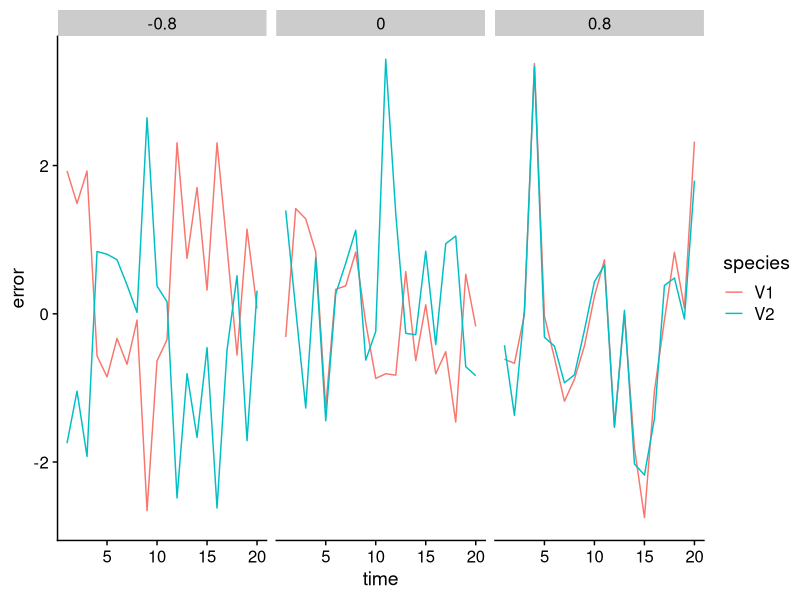

The R source for this figure: (Note: this script raises an error after producing the figure.)
############################################
#  Test environmental correlated response  #
############################################

library(tidyverse)
library(cowplot)

sdt_e <- 1
rho <- 1

# From
# Ripa & Ives (2003): https://www.sciencedirect.com/science/article/pii/S0040580903000893 
# Vasseur & Fox (2007): http://doi.wiley.com/10.1111/j.1461-0248.2007.01099.x
# Gouhier et al. (2010): https://www.journals.uchicago.edu/doi/full/10.1086/649579 
cross_correlated_response <- function(rho = 0, evt_sd = 1, n = 2, time_len = 100, return_tbl = TRUE) {

  # Independant timeseries
  a <- t(sapply(seq_len(n), function(x) rnorm(time_len, 0, evt_sd)))

  cov_mat <- matrix(rho * evt_sd^2, nrow = nrow(a), ncol = nrow(a))
  diag(cov_mat) <- evt_sd^2

  out <- cov_mat %*% a

  if (return_tbl) {

    dfr <- as.data.frame(t(out))  %>%
      mutate(time = seq_len(ncol(a))) %>%
      pivot_longer(-time, names_to = "species", values_to = "error")
    return(dfr)
  }

  return(out)
}


# With two species
ti <- tibble(
  rho = c(0, .8, -.8),
  noise = map(rho, ~cross_correlated_response(rho = .x, evt_sd = 1, n = 2, time_len = 20))
)


p <- ti %>%
  unnest(noise) %>%
  ggplot(aes(x = time, y = error, color = species))+
  geom_line() +
  facet_grid(cols = vars(rho)) +
  cowplot::theme_half_open()

save_plot(
  "~/Téléchargements/coherence_two_sp.png",
  p
)

# With four species
ti <- tibble(
  rho = c(0, .8, -.8),
  noise = map(rho,
    ~cross_correlated_response(rho = .x, evt_sd = 1, n = 4, time_len = 20))
)

p <- ti %>%
  unnest(noise) %>%
  ggplot(aes(x = time, y = error, color = species))+
  geom_line() +
  facet_grid(cols = vars(rho)) +
  cowplot::theme_half_open()

save_plot(
  "~/Téléchargements/coherence_four_sp.png",
  p
)

# Test for trait synchrony
ti <- tibble(
  rho = c(0, .3, -.8),
  noise = map(rho, ~cross_correlated_response(rho = .x, evt_sd = 1, n = 2, time_len = 20))
)

#ti %>%

ti2 <- ti %>%
  mutate(
    cwm = map(noise,
      function (x) {
        x %>%
          pivot_wider(names_from = "species", values_from = "error") %>%
          mutate(
            V1 = V1 + 6,
            V2 = V2 + 3
            ) %>%
          pivot_longer(-time, names_to = "species", values_to = "cwm")
      })
  )

ti2 %>%
  unnest(cwm) %>%
  ggplot(aes(x = time, y = cwm, color = species))+
  geom_line() +
  facet_grid(cols = vars(rho)) +
  cowplot::theme_half_open()

tp <- ti2 %>%
  filter(rho == 0.3) %>%
  unnest(cwm) %>%
  ggplot(aes(x = time, y = cwm, color = species))+
  geom_line() +
  labs(x = "Time", y = "CWM") +
  cowplot::theme_half_open() +
  theme(
    legend.position = "none",
    axis.ticks = element_blank(),
    axis.text = element_blank()
  )
save_plot(
  filename = here::here("fig/trait_synchrony.pdf"),
  tp
)

set.seed(1)
a <- t(sapply(c(3, 6), function(x) rnorm(10, x, 1)))
dfr <- as.data.frame(t(a))  %>%
  mutate(species = seq_len(ncol(a))) %>%
  pivot_longer(-species, names_to = "com", values_to = "trait") %>%
  arrange(com) %>%
  mutate(
    species = seq_len(n()),
    abun = runif(n(), min = .1, max = 1)) %>%
  group_by(com) %>%
  mutate(rel_abun = abun / sum(abun))

library(scales) # ! important
dfr %>%
  ggplot(aes(x = trait, y = rel_abun, fill = com)) +
  geom_col() +
  geom_density(data = dfr,
    aes(x = trait, y = ..density.. / 1.8, color = com, weight = rel_abun),
    adjust = 1, inherit.aes = FALSE)

p_trait <- dfr %>%
  ggplot(aes(x = trait, y = rel_abun, fill = com)) +
  geom_col() +
  geom_density(data = dfr,
    aes(x = trait, y = ..density.. / 2.5, color = com, weight = rel_abun),
    adjust = .8, inherit.aes = FALSE) +
  geom_vline(xintercept = summarise(dfr, avg = sum(rel_abun * trait))$avg) +
  labs(x = "Trait", y = "Relative abundance") +
  cowplot::theme_half_open() +
  #coord_cartesian(expand = FALSE) +
  theme(
    legend.position = "none",
    axis.ticks = element_blank(),
    axis.text = element_blank()
  )

save_plot(
  filename = here::here("fig/p_trait.pdf"),
  p_trait
)
